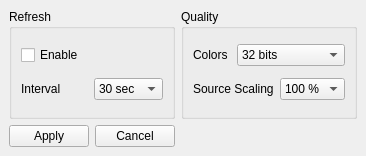
<?xml version="1.0" encoding="UTF-8"?>
<ui version="4.0">
 <class>MainWindow</class>
 <widget class="QMainWindow" name="MainWindow">
  <property name="geometry">
   <rect>
    <x>0</x>
    <y>0</y>
    <width>333</width>
    <height>156</height>
   </rect>
  </property>
  <property name="sizePolicy">
   <sizepolicy hsizetype="Fixed" vsizetype="Fixed">
    <horstretch>0</horstretch>
    <verstretch>0</verstretch>
   </sizepolicy>
  </property>
  <property name="windowTitle">
   <string>ScreenCap Settings</string>
  </property>
  <property name="windowIcon">
   <iconset resource="u3h.qrc">
    <normaloff>:/u3H/u3hrsc/Acidrums4-Betelgeuse-Apps-rekonq.ico</normaloff>:/u3H/u3hrsc/Acidrums4-Betelgeuse-Apps-rekonq.ico</iconset>
  </property>
  <widget class="QWidget" name="centralwidget">
   <layout class="QGridLayout" name="gridLayout_3">
    <item row="0" column="0" colspan="2">
     <widget class="QGroupBox" name="groupBox">
      <property name="title">
       <string>Refresh</string>
      </property>
      <layout class="QGridLayout" name="gridLayout">
       <item row="0" column="0" colspan="2">
        <widget class="QCheckBox" name="checkBox_enableRefresh">
         <property name="text">
          <string>Enable</string>
         </property>
        </widget>
       </item>
       <item row="1" column="0">
        <widget class="QLabel" name="label">
         <property name="text">
          <string>Interval</string>
         </property>
        </widget>
       </item>
       <item row="1" column="1">
        <widget class="QComboBox" name="comboBox_refresh">
         <item>
          <property name="text">
           <string>30 sec</string>
          </property>
         </item>
         <item>
          <property name="text">
           <string>15 sec</string>
          </property>
         </item>
         <item>
          <property name="text">
           <string>10 sec</string>
          </property>
         </item>
         <item>
          <property name="text">
           <string>5 sec</string>
          </property>
         </item>
         <item>
          <property name="text">
           <string>3 sec</string>
          </property>
         </item>
         <item>
          <property name="text">
           <string>2 sec</string>
          </property>
         </item>
         <item>
          <property name="text">
           <string>1 sec</string>
          </property>
         </item>
         <item>
          <property name="text">
           <string>0.5 sec</string>
          </property>
         </item>
         <item>
          <property name="text">
           <string>Loop</string>
          </property>
         </item>
        </widget>
       </item>
      </layout>
     </widget>
    </item>
    <item row="2" column="0">
     <widget class="QPushButton" name="pushButton_applyOptions">
      <property name="text">
       <string>Apply</string>
      </property>
     </widget>
    </item>
    <item row="2" column="1">
     <widget class="QPushButton" name="pushButton_cancel">
      <property name="text">
       <string>Cancel</string>
      </property>
     </widget>
    </item>
    <item row="0" column="2">
     <widget class="QGroupBox" name="groupBox_2">
      <property name="title">
       <string>Quality</string>
      </property>
      <layout class="QGridLayout" name="gridLayout_2">
       <item row="0" column="0">
        <widget class="QLabel" name="label_2">
         <property name="text">
          <string>Colors</string>
         </property>
        </widget>
       </item>
       <item row="0" column="1" colspan="2">
        <widget class="QComboBox" name="comboBox_bits">
         <item>
          <property name="text">
           <string>32 bits</string>
          </property>
         </item>
         <item>
          <property name="text">
           <string>24 bits</string>
          </property>
         </item>
         <item>
          <property name="text">
           <string>16 bits</string>
          </property>
         </item>
         <item>
          <property name="text">
           <string>8 bits</string>
          </property>
         </item>
        </widget>
       </item>
       <item row="1" column="0" colspan="2">
        <widget class="QLabel" name="label_3">
         <property name="frameShadow">
          <enum>QFrame::Plain</enum>
         </property>
         <property name="text">
          <string>Source Scaling</string>
         </property>
        </widget>
       </item>
       <item row="1" column="2">
        <widget class="QComboBox" name="comboBox_scaling">
         <item>
          <property name="text">
           <string>100 %</string>
          </property>
         </item>
         <item>
          <property name="text">
           <string>75 %</string>
          </property>
         </item>
         <item>
          <property name="text">
           <string>50 %</string>
          </property>
         </item>
         <item>
          <property name="text">
           <string>25 %</string>
          </property>
         </item>
        </widget>
       </item>
      </layout>
     </widget>
    </item>
   </layout>
  </widget>
 </widget>
 <resources>
  <include location="u3h.qrc"/>
 </resources>
 <connections/>
</ui>
